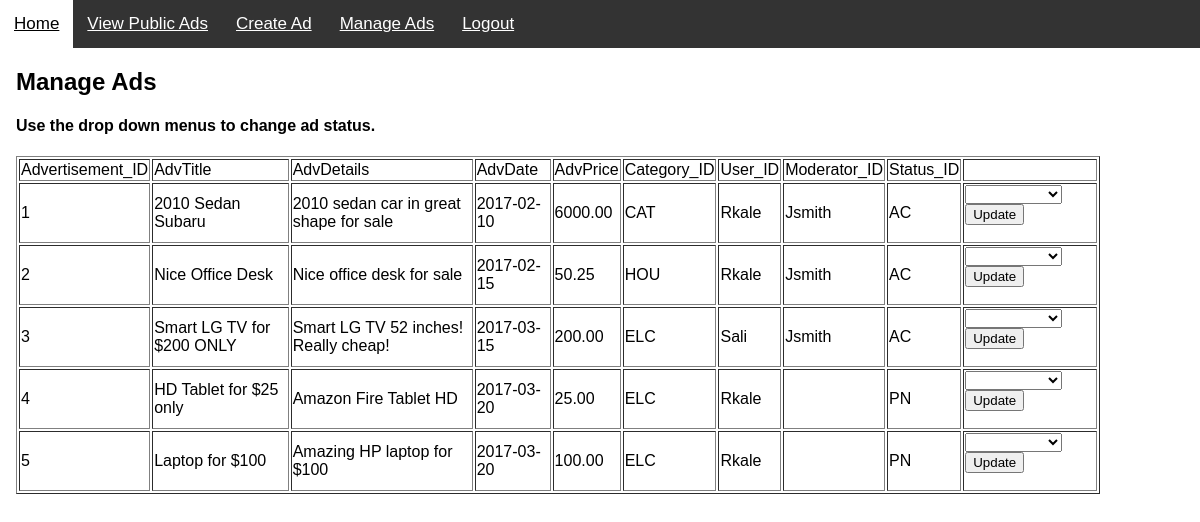
The page /manage_ads.php on the database its author committed.
### tables this page shows
CREATE TABLE IF NOT EXISTS Advertisements
 (Advertisement_ID smallint unsigned not null auto_increment,
 AdvTitle varchar(30) not null,
 AdvDetails varchar(255) not null,
 AdvDate date not null,
 AdvPrice decimal(7,2) unsigned not null,
 User_ID varchar(15) not null,
 Moderator_ID varchar(15),
 Category_ID varchar(3) not null,
 Status_ID varchar(2) not null,
 constraint pk_advert primary key (Advertisement_ID),
 constraint fk_user_id foreign key (User_ID) references Users(User_ID) ON DELETE RESTRICT,
 constraint fk_moderator_id foreign key (Moderator_ID) references Moderators(User_ID) ON DELETE SET NULL,
 constraint fk_category_id foreign key (Category_ID) references Categories(Category_ID) ON DELETE RESTRICT,
 constraint fk_status_id foreign key (Status_ID) references Statuses(Status_ID) ON DELETE RESTRICT
 );

### manage_ads.php (the view, shortened to what this page needs)
<?php
    require_once 'connection.php';
    $sql_of_q1 = "SELECT * FROM Advertisements";
    $q1result = mysqli_query($connection, $sql_of_q1);
?>
<html>
	<head>
		<link rel="stylesheet" type="text/css" href="home.css">
	</head>
	<body>
		<div class="navigationBar">
			<a href="mod_home.php">Home</a>
			<a href="view_ads.php">View Public Ads</a>
			<a href="new_advertisement.php">Create Ad</a>
			<a href="manage_ads.php">Manage Ads</a>
			<a href="logout.php">Logout</a>
		</div>
		<div style = "padding-left: 16px">
			<h2>Manage Ads</h2>
			<h4>Use the drop down menus to change ad status.</h4>
		<div style="margin-right: 100px">
		<table border="1">
			<?php
				echo "<tr>";
				echo "<td>".'Advertisement_ID'."</td>";
				echo "<td>".'AdvTitle'."</td>";
				echo "<td>".'AdvDetails'."</td>";
				echo "<td>".'AdvDate'."</td>";
				echo "<td>".'AdvPrice'."</td>";
				echo "<td>".'Category_ID'."</td>";
				echo "<td>".'User_ID'."</td>";
				echo "<td>".'Moderator_ID'."</td>";
				echo "<td>".'Status_ID'."</td>";
                echo "<td></td>";
				echo "</tr>";
				while($r = mysqli_fetch_assoc($q1result)) {
					echo "<tr>";
					echo "<td>".$r['Advertisement_ID']."</td>";
					echo "<td>".$r['AdvTitle']."</td>";
					echo "<td>".$r['AdvDetails']."</td>";
					echo "<td>".$r['AdvDate']."</td>";
					echo "<td>".$r['AdvPrice']."</td>";
					echo "<td>".$r['Category_ID']."</td>";
					echo "<td>".$r['User_ID']."</td>";
					echo "<td>".$r['Moderator_ID']."</td>";
					echo "<td>".$r['Status_ID']."</td>";
                    echo ("<td>
							<form method=\"post\">
								<select name=\"input_status\" id=\"input_status\">
									<option value=\"\"></option>
									<option value=\"DI\">Disapproved</option>
									<option value=\"PN\">Pending</option>
									<option value=\"AC\">Active</option>
								</select>
								<input type = \"hidden\" name=\"input_ad_id\" value=\"".$r['Advertisement_ID']."\" />
								<input type=\"submit\" class=\"btn btn-primary\" value=\"Update\" />
							</form>
                        </td>"
					);
					echo "</tr>";
				}
			?>
		</table>
		</div>
	</body>
</html>

### home.css (style rules this page uses)
body { margin: 0; font-family: Arial, Helvetica, sans-serif; background-image: url("https://www.lefthudson.com/wp-content/uploads/2019/11/gray-backgrounds-fresh-light-gray-background-c2b7e291a0-download-free-wallpapers-for-desktop-mobile-laptop-in-any-resolution-2019-of-gray-backgrounds.jpg"); background-size: cover; background-attachment: scroll; background-repeat: no-repeat; }
.navigationBar { overflow: hidden; background-color: #333; }
.navigationBar a { float: left; color: white; text-align: center; padding: 14px 14px; font-size: 17px; }

### rows shown on the page
advertisements: Advertisement_ID "1", AdvTitle "2010 Sedan Subaru", AdvDetails "2010 sedan car in great shape for sale", AdvDate "2017-02-10", AdvPrice "6000.00", Category_ID "CAT", User_ID "Rkale", Moderator_ID "Jsmith", Status_ID "AC"
advertisements: Advertisement_ID "2", AdvTitle "Nice Office Desk", AdvDetails "Nice office desk for sale", AdvDate "2017-02-15", AdvPrice "50.25", Category_ID "HOU", User_ID "Rkale", Moderator_ID "Jsmith", Status_ID "AC"
advertisements: Advertisement_ID "3", AdvTitle "Smart LG TV for $200 ONLY", AdvDetails "Smart LG TV 52 inches! Really cheap!", AdvDate "2017-03-15", AdvPrice "200.00", Category_ID "ELC", User_ID "Sali", Moderator_ID "Jsmith", Status_ID "AC"
advertisements: Advertisement_ID "4", AdvTitle "HD Tablet for $25 only", AdvDetails "Amazon Fire Tablet HD", AdvDate "2017-03-20", AdvPrice "25.00", Category_ID "ELC", User_ID "Rkale", Status_ID "PN"
advertisements: Advertisement_ID "5", AdvTitle "Laptop for $100", AdvDetails "Amazing HP laptop for $100", AdvDate "2017-03-20", AdvPrice "100.00", Category_ID "ELC", User_ID "Rkale", Status_ID "PN"
